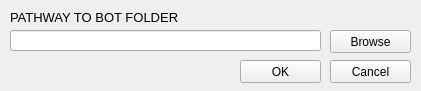
<?xml version="1.0" encoding="UTF-8"?>
<ui version="4.0">
 <class>Form</class>
 <widget class="QWidget" name="Form">
  <property name="geometry">
   <rect>
    <x>0</x>
    <y>0</y>
    <width>421</width>
    <height>91</height>
   </rect>
  </property>
  <property name="windowTitle">
   <string>Form</string>
  </property>
  <widget class="QLineEdit" name="lineEdit">
   <property name="geometry">
    <rect>
     <x>10</x>
     <y>30</y>
     <width>311</width>
     <height>21</height>
    </rect>
   </property>
  </widget>
  <widget class="QLabel" name="label">
   <property name="geometry">
    <rect>
     <x>10</x>
     <y>10</y>
     <width>251</width>
     <height>16</height>
    </rect>
   </property>
   <property name="text">
    <string>&lt;html&gt;&lt;head/&gt;&lt;body&gt;&lt;p&gt;&lt;span style=&quot; font-size:10pt;&quot;&gt;PATHWAY TO BOT FOLDER&lt;/span&gt;&lt;/p&gt;&lt;/body&gt;&lt;/html&gt;</string>
   </property>
  </widget>
  <widget class="QPushButton" name="pushButton">
   <property name="geometry">
    <rect>
     <x>330</x>
     <y>30</y>
     <width>81</width>
     <height>23</height>
    </rect>
   </property>
   <property name="text">
    <string>Browse</string>
   </property>
  </widget>
  <widget class="QPushButton" name="pushButton_2">
   <property name="geometry">
    <rect>
     <x>330</x>
     <y>60</y>
     <width>81</width>
     <height>23</height>
    </rect>
   </property>
   <property name="text">
    <string>Cancel</string>
   </property>
  </widget>
  <widget class="QPushButton" name="pushButton_3">
   <property name="geometry">
    <rect>
     <x>240</x>
     <y>60</y>
     <width>81</width>
     <height>23</height>
    </rect>
   </property>
   <property name="text">
    <string>OK</string>
   </property>
  </widget>
 </widget>
 <resources/>
 <connections/>
</ui>
